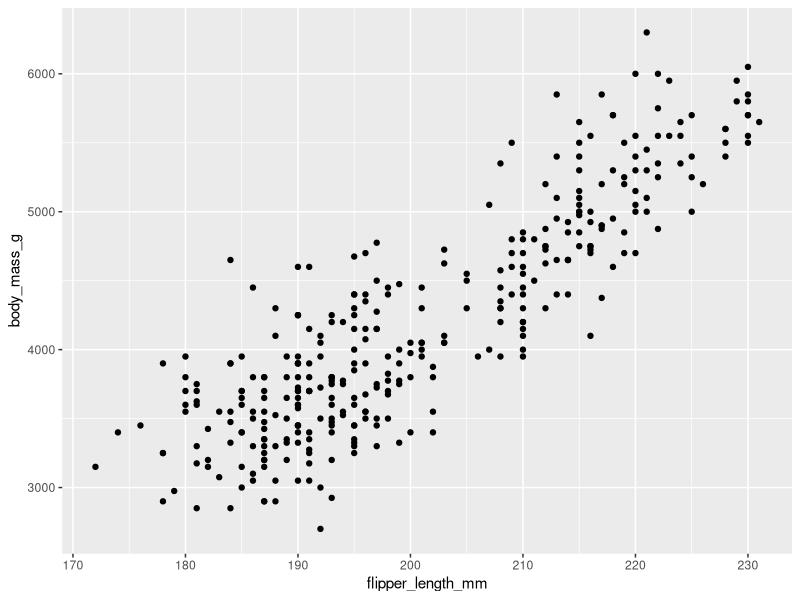
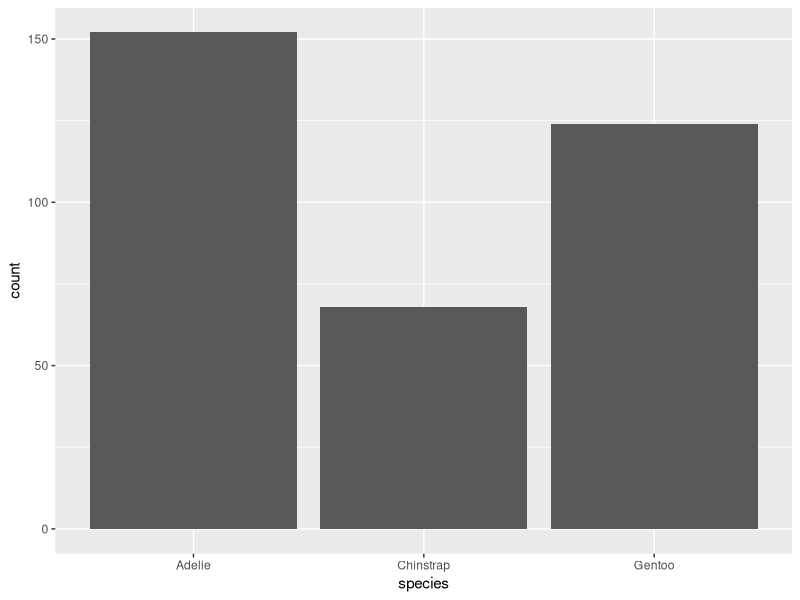
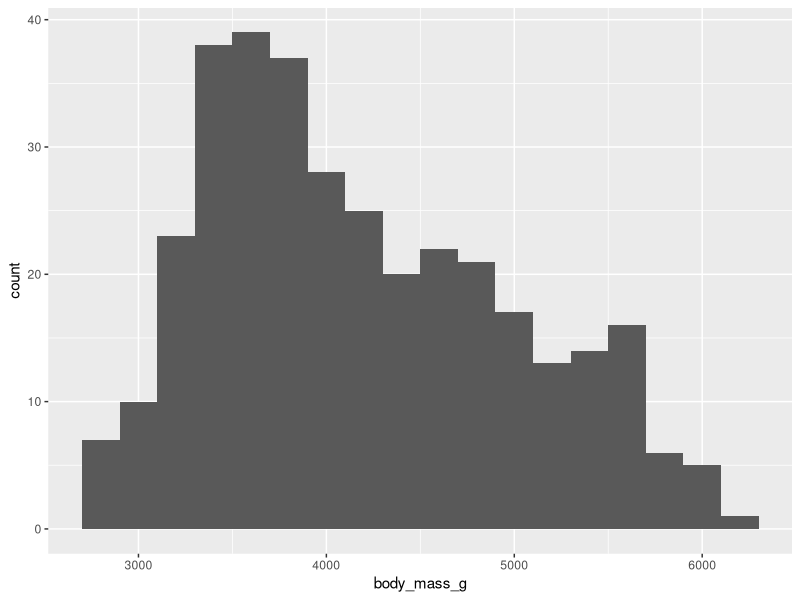

The R source for these figures, in order:
## ---- chunk 1
#| message: false
#| error: false
#| warning: false

library(tidyverse)
library(palmerpenguins)

ggplot(penguins, aes(x = flipper_length_mm, y = body_mass_g)) +
  geom_point()
ggplot(penguins, aes(x = species)) +
  geom_bar()
ggplot(penguins, aes(x = body_mass_g)) +
  geom_histogram(binwidth = 200)
